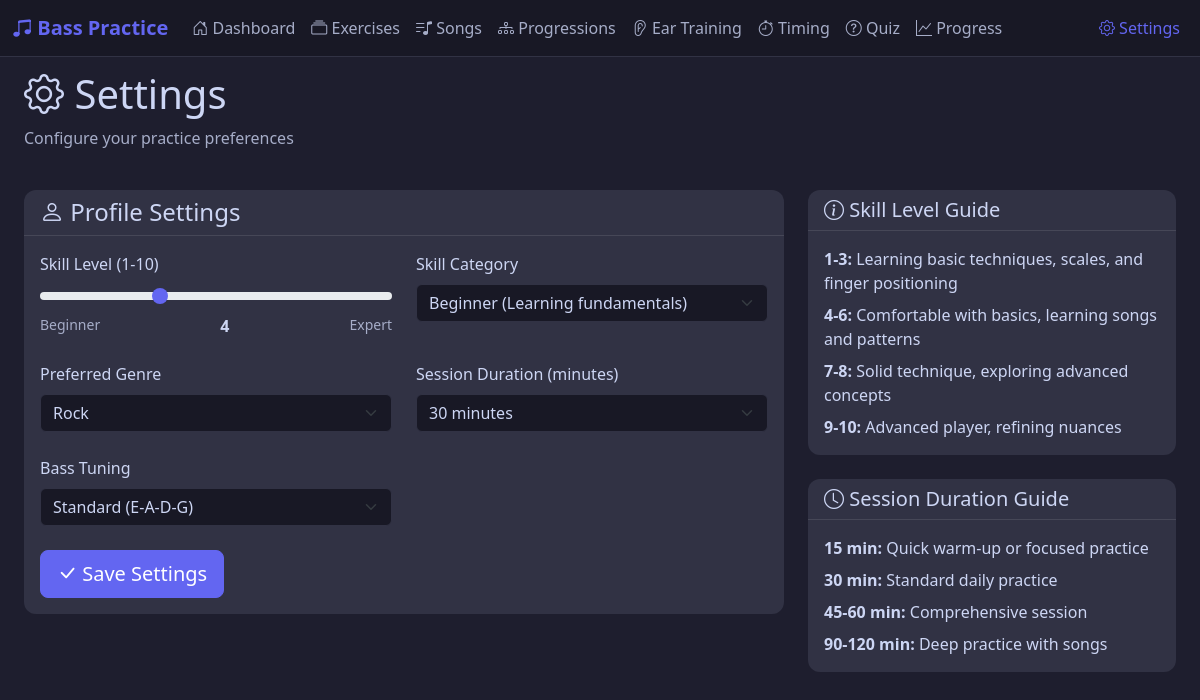
The app's page /settings, older data.
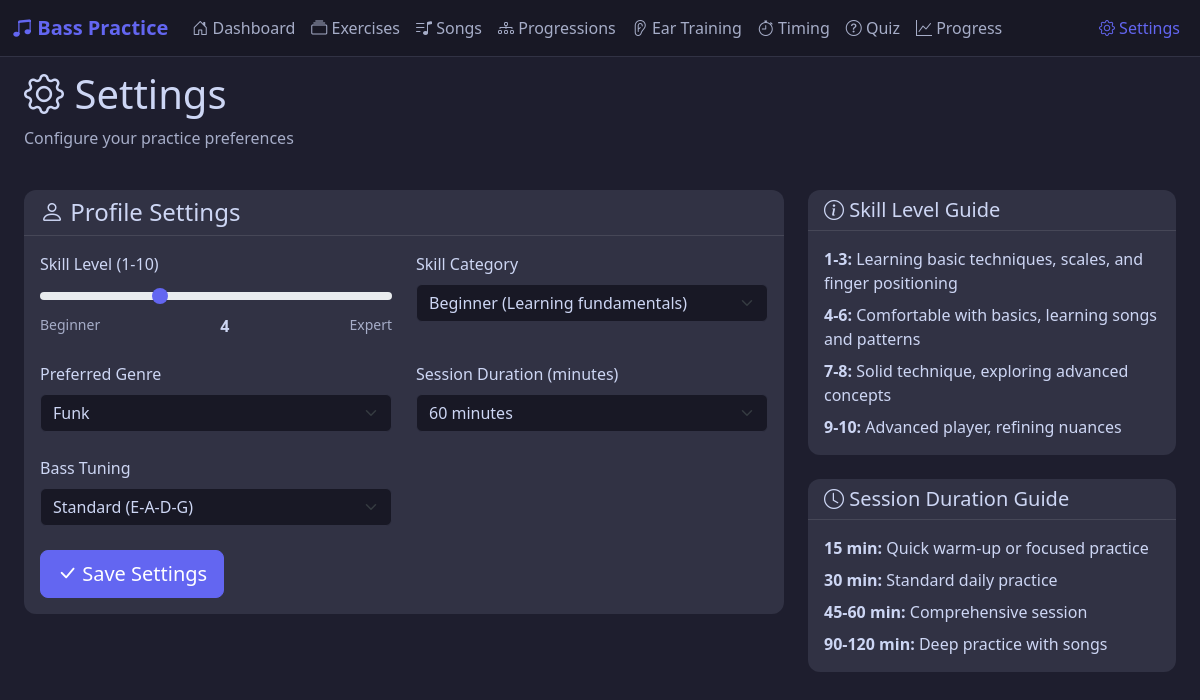
The same page, newer data.
### app/models/user/__init__.py (models this page shows, shortened)
class UserProfile(db.Model):
    __tablename__ = 'user_profile'
    id = db.Column(db.Integer, primary_key=True)
    skill_level = db.Column(db.Integer, default=1)  # 1-10 scale
    skill_category = db.Column(db.String(20), default='beginner')  # beginner, intermediate, advanced
    preferred_genre = db.Column(db.String(50), default='rock')
    session_duration = db.Column(db.Integer, default=30)  # minutes
    bass_tuning = db.Column(db.String(20), default='standard')
    created_at = db.Column(db.DateTime, default=datetime.utcnow)

### app/routes/admin.py (the view, shortened to what this page needs)
@bp.route('/settings', methods=['GET', 'POST'])
def settings():
    profile = UserProfile.query.first()
    return render_template('settings.html', profile=profile)

### app/templates/settings.html (shortened to what the changed rows need)
{% extends "base.html" %}
{% block content %}
<div class="container-fluid px-4">
    <div class="row mb-4">
        <div class="col-12">
            <h1><i class="bi bi-gear"></i> Settings</h1>
        </div>
    </div>
    <div class="row">
        <div class="col-lg-8">
            <div class="card">
                <div class="card-body">
                    <form method="POST">
                        <div class="row g-4">
                            <div class="col-md-6">
                                <label class="form-label">Skill Level (1-10)</label>
                                <input type="range" class="form-range" name="skill_level" min="1" max="10"
                                    value="{{ profile.skill_level if profile else 1 }}" id="skillLevelRange">
                                <div class="d-flex justify-content-between">
                                    <small>Beginner</small>
                                    <strong id="skillLevelValue">{{ profile.skill_level if profile else 1 }}</strong>
                                    <small>Expert</small>
                                </div>
                            </div>
                            <div class="col-md-6">
                                <label class="form-label">Skill Category</label>
                                <select name="skill_category" class="form-select">
                                    <option value="beginner" {% if profile and profile.skill_category=='beginner'
                                        %}selected{% endif %}>
                                        Beginner (Learning fundamentals)
                                    </option>
                                </select>
                            </div>
                            <div class="col-md-6">
                                <label class="form-label">Preferred Genre</label>
                                <select name="preferred_genre" class="form-select">
                                    {% for genre in ['rock', 'funk', 'jazz', 'blues', 'metal', 'pop', 'reggae',
                                    'country', 'latin'] %}
                                    <option value="{{ genre }}" {% if profile and profile.preferred_genre==genre
                                        %}selected{% endif %}>
                                        {{ genre|capitalize }}
                                    </option>
                                    {% endfor %}
                                </select>
                            </div>
                            <div class="col-md-6">
                                <label class="form-label">Session Duration (minutes)</label>
                                <select name="session_duration" class="form-select">
                                    {% for duration in [15, 30, 45, 60, 90, 120] %}
                                    <option value="{{ duration }}" {% if profile and profile.session_duration==duration
                                        %}selected{% endif %}>
                                        {{ duration }} minutes
                                    </option>
                                    {% endfor %}
                                </select>
                            </div>
                            <div class="col-md-6">
                                <label class="form-label">Bass Tuning</label>
                                <select name="bass_tuning" class="form-select">
                                    <option value="standard" {% if profile and profile.bass_tuning=='standard'
                                        %}selected{% endif %}>
                                        Standard (E-A-D-G)
                                    </option>
                                </select>
                            </div>
                        </div>
                    </form>
                </div>
            </div>
        </div>
    </div>
</div>
{% endblock %}

Row changes from the older to the newer data that the page shows:
changed UserProfile "Beginner (Learning fundamentals)": preferred_genre "Rock" → "Funk"; session_duration "30 minutes" → "60 minutes"
